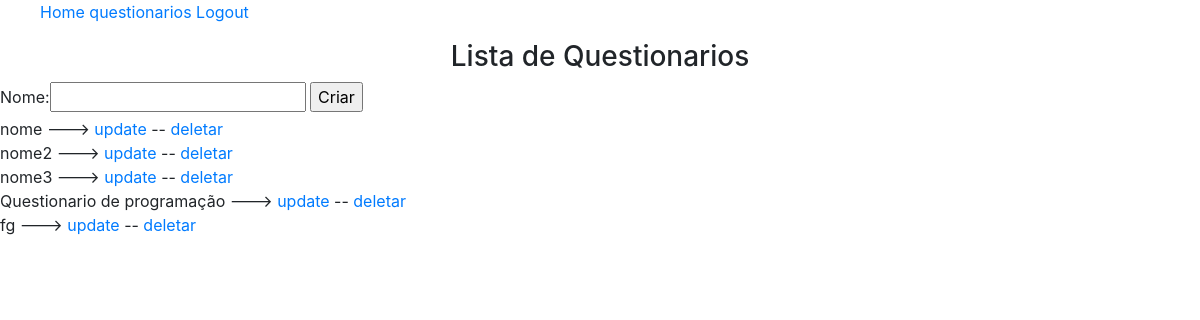
/questao/cadastrar/ver/questionario (signed in), run on an earlier commit of the app's database.
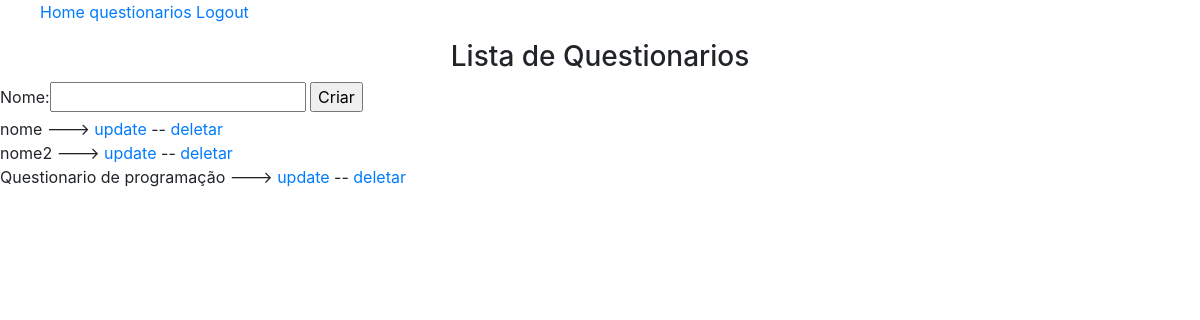
And on a later commit of the database.
### questao/models.py (models this page shows)
class Questionario(models.Model):
    nome = models.CharField(max_length=50)

### questao/views.py (the view)
# urls.py: path('cadastrar/ver/questionario', cadastrar_ver_questionario,
@login_required
def cadastrar_ver_questionario(request):
    questionarios = Questionario.objects.all()
    if request.method == 'POST':
        f = QuestionarioForm(request.POST)
        if f.is_valid():
            f.save()
        return redirect('cadastrar_ver_questionario')
    form = QuestionarioForm()
    c = {
        'questionarios': questionarios,
        'form': form,
    }
    return render(request, 'questao/cadastrar/ver/cadastrar_ver_questionarios.html', c)

### questao/forms.py
class QuestionarioForm(forms.ModelForm):
    class Meta:
        model = Questionario
        fields = '__all__'

### questao/templates/questao/cadastrar/ver/cadastrar_ver_questionarios.html (shortened to what this page needs)
{% extends 'base.html' %}
{% block conteudo %}
    <div class="row">
        <div class="col-sm-12">
            {% include 'menu.html' with ativo=1 %}
        </div>
    </div>
    <div class="row">
        <div class="col-sm-12 d-flex justify-content-center">
            <h3>Lista de Questionarios</h3>
        </div>
    </div>
    <div class="row">
        <div class="col-sm-12">
            <form action="" method="post">
                {{form}}
                <input type="submit" value="Criar">
            </form>
        </div>
    </div>
    <div class="row">
        <div class="col-sm-12">
            {% for questionario in questionarios %}
                <div>
                    {{questionario.nome}} ---> <a href="{% url 'update_questionario' questionario.id %}">update</a>  --  <a href={% url 'delete_questionario' questionario.id %}>deletar</a>
                </div>
            {% endfor %}
        </div>
    </div>
{% endblock conteudo %}

What changed in the data, as far as the page shows it:
removed Questionario: nome "nome3"
removed Questionario: nome "fg"
